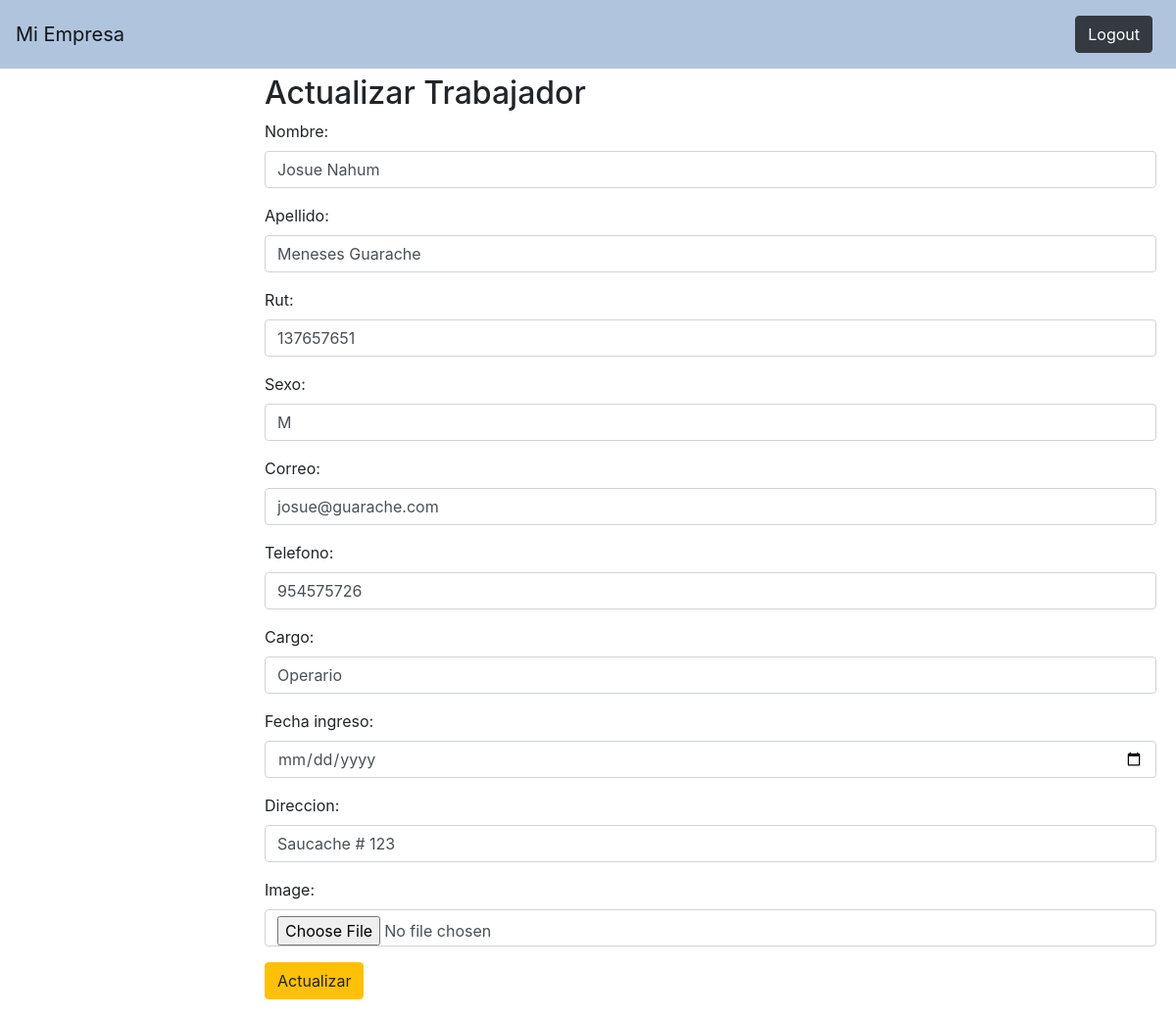
/update/137657651/ (signed in), run on the app's committed database.
### listaempleados/models.py (models this page shows, shortened)
class Trabajador(models.Model):
    nombre = models.CharField(max_length=100)
    apellido = models.CharField(max_length=100)
    rut = models.CharField(max_length=9, primary_key=True)
    cargo = models.CharField(max_length=100)
    sexo = models.CharField(max_length=10)
    image = models.ImageField(upload_to='trabajadores')
    correo = models.EmailField()
    direccion = models.CharField(max_length=100)
    telefono = models.CharField(max_length=9)
    user = models.OneToOneField(User, on_delete=models.CASCADE)
    perfil_editado = models.BooleanField(null=True, default=False) # para detectar si el perfil fue editado
    fecha_ingreso = models.DateField(null=True, blank=True)  # Campo opcional inicialmente

### listaempleados/views.py (the view)
# urls.py: path('update/<str:pk>/', TrabajadorUpdateView.as_view(), name='update'),  # Cambié <int:pk> a <str:pk>
@method_decorator(login_required, name='dispatch')
class TrabajadorUpdateView(UpdateView):
    model = Trabajador
    template_name = 'listaempleados/update_view.html'
    success_url = reverse_lazy('list')
    form_class = TrabajadorForm

### listaempleados/forms.py (shortened to what this page needs)
class TrabajadorForm(forms.ModelForm):
    class Meta:
        model = Trabajador
        fields = ['nombre', 'apellido', 'rut', 'sexo', 'correo', 'telefono', 'cargo', 'fecha_ingreso', 'direccion', 'image']
        widgets = {
            'nombre': forms.TextInput(attrs={'class': 'form-control'}),
            'apellido': forms.TextInput(attrs={'class': 'form-control'}),
            'rut': forms.TextInput(attrs={'class': 'form-control'}),
            'sexo': forms.TextInput(attrs={'class': 'form-control'}),
            'correo': forms.TextInput(attrs={'class': 'form-control'}),
            'telefono': forms.TextInput(attrs={'class': 'form-control'}),
            'cargo': forms.TextInput(attrs={'class': 'form-control'}),
            'fecha_ingreso': forms.DateInput(attrs={'class': 'form-control', 'type': 'date'}),
            'direccion': forms.TextInput(attrs={'class': 'form-control'}),
            'image': forms.ClearableFileInput(attrs={'class': 'form-control'}),
        }

### listaempleados/templates/listaempleados/update_view.html (shortened to what this page needs)
{% extends 'listaempleados/base.html' %}
{% block content %}
<h2>Actualizar Trabajador</h2>
<form method="post" enctype="multipart/form-data">
    {{ form.as_p }}
    <button class="btn btn-warning" type="submit">Actualizar</button>
</form>
{% endblock %}

### listaempleados/templates/listaempleados/base.html (style rules this page uses)
body { display: flex; flex-direction: column; height: 100vh; }

### data on the page
Trabajador: nombre "Josue Nahum", apellido "Meneses Guarache", rut "137657651", sexo "M", correo "josue@guarache.com", telefono "954575726", cargo "Operario", direccion "Saucache # 123"
